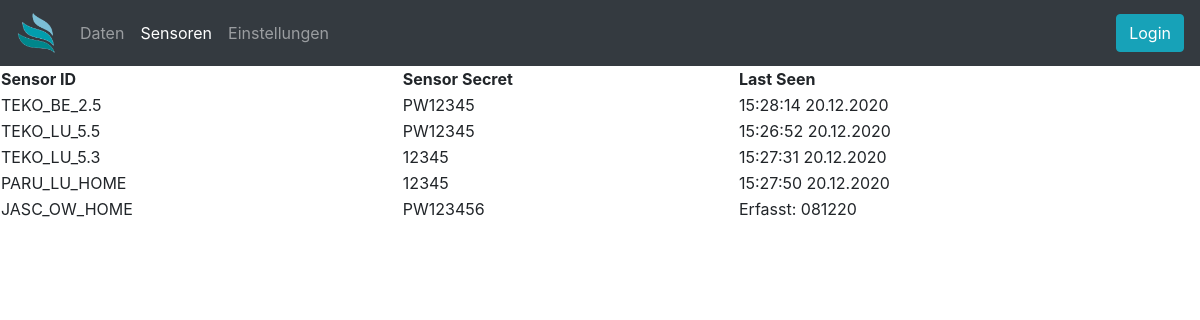
Screenshot of /sensors with the database file from the repository.
### app.py (models this page shows)
class dbSensors(db.Model):
    id = db.Column(db.Integer, primary_key=True)
    sensorid = db.Column(db.String(10), nullable=False)
    sensorsecret = db.Column(db.String(10), nullable=False)
    lastseen = db.Column(db.String(20))

### app.py (the view)
@app.route('/sensors', methods=['GET'])
def sensors():
    return render_template('sensors.html', sensors=dbSensors.query.all())

### templates/sensors.html (shortened to what this page needs)
{% extends 'base.html' %}
{% block body %}
<table style="width:100%">
    <tr>
        <th>Sensor ID</th>
        <th>Sensor Secret</th>
        <th>Last Seen</th>
    </tr>
    {% for x in sensors %}
    <tr>
        <td>{{ x.sensorid }}</td>
        <td>{{ x.sensorsecret }}</td>
        <td>{{ x.lastseen }}</td>
    </tr>
    {% endfor %}
</table>
{% endblock %}

### rows the page displays
dbSensors: sensorid "TEKO_BE_2.5", sensorsecret "PW12345", lastseen "15:28:14 20.12.2020"
dbSensors: sensorid "TEKO_LU_5.5", sensorsecret "PW12345", lastseen "15:26:52 20.12.2020"
dbSensors: sensorid "TEKO_LU_5.3", sensorsecret "12345", lastseen "15:27:31 20.12.2020"
dbSensors: sensorid "PARU_LU_HOME", sensorsecret "12345", lastseen "15:27:50 20.12.2020"
dbSensors: sensorid "JASC_OW_HOME", sensorsecret "PW123456", lastseen "Erfasst: 081220"
